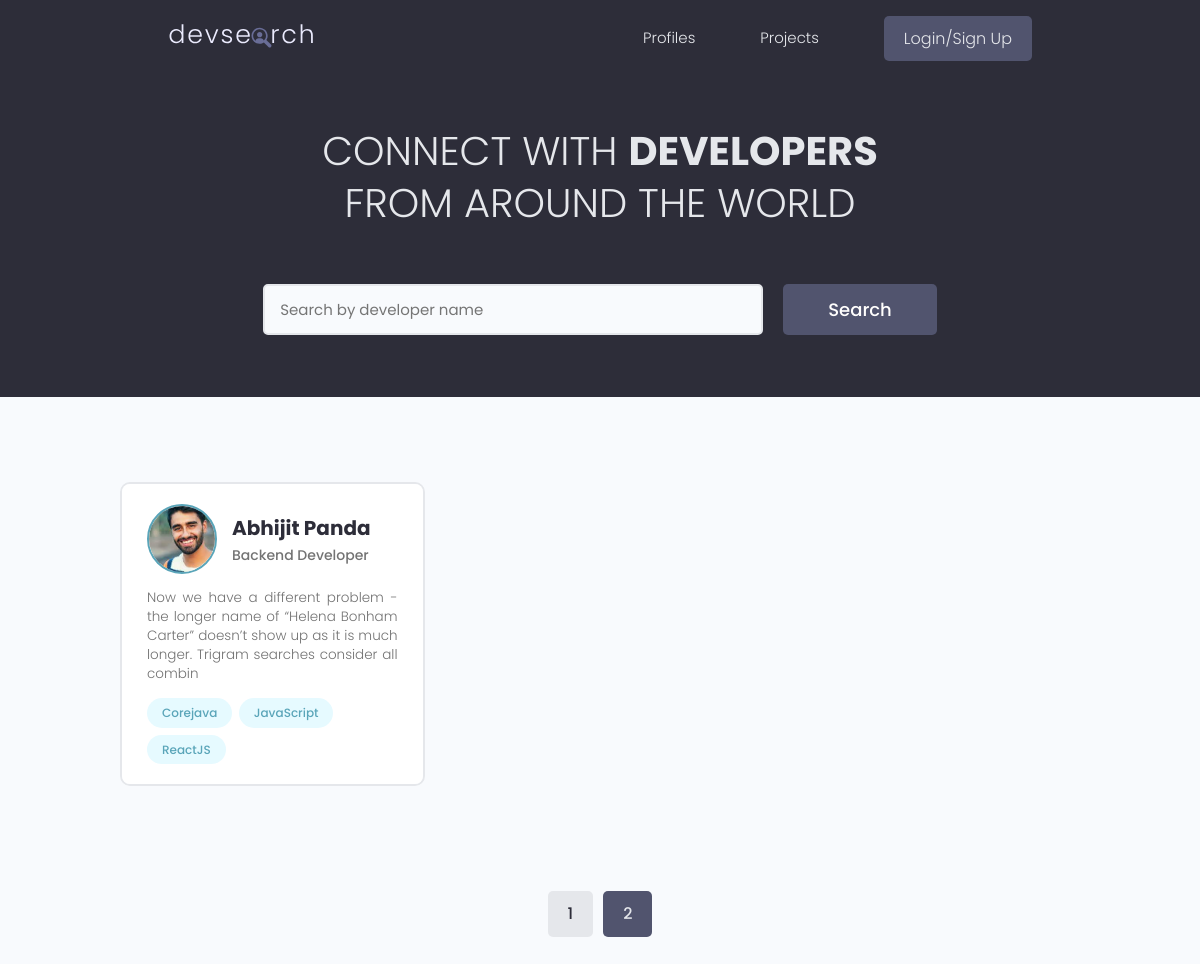
Before: /?page=2 with the older database file.
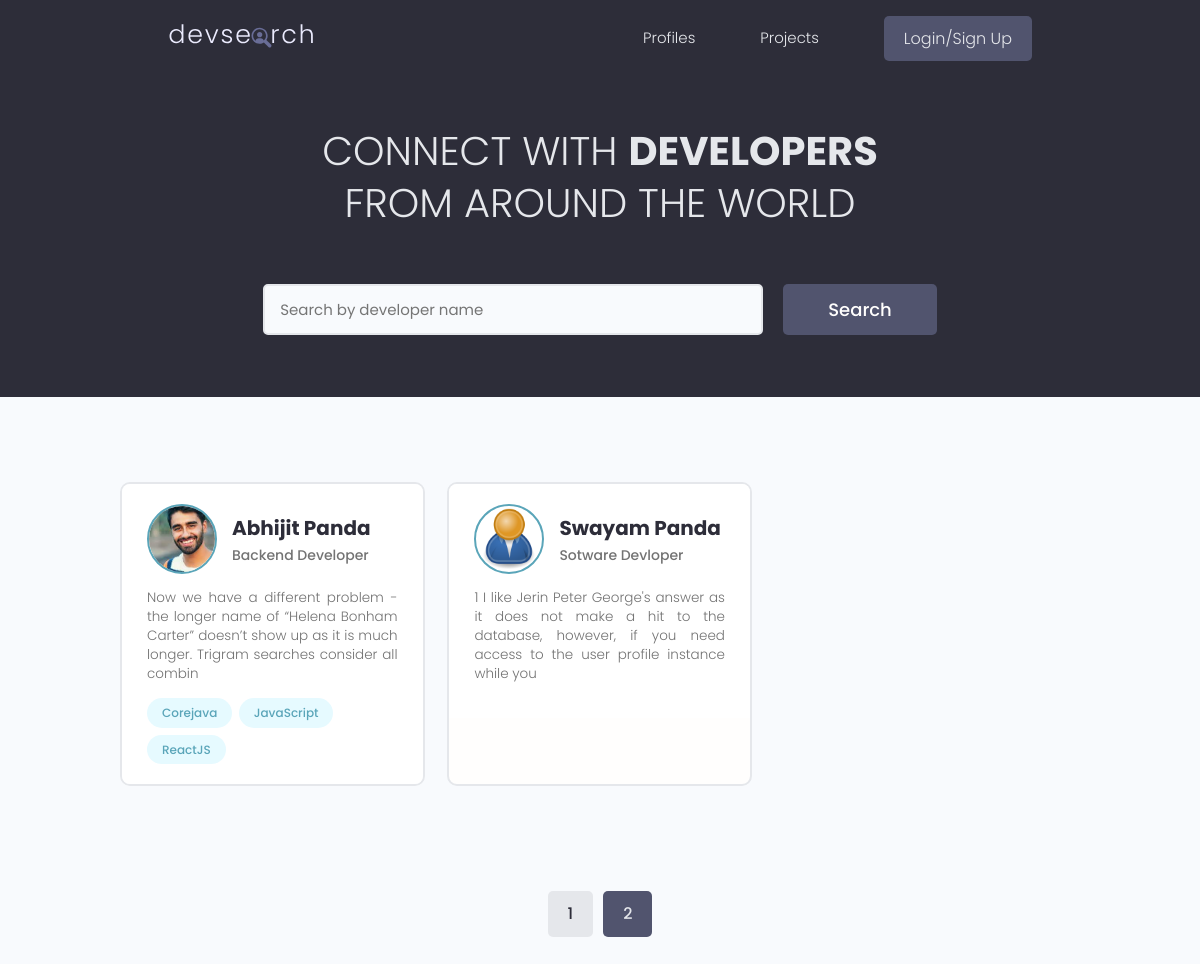
After: the same page with the newer database file.
### users/models.py (models this page shows, shortened)
class Profile(models.Model):
    user = models.OneToOneField(
        User, on_delete=models.CASCADE, null=True, blank=True)
    name = models.CharField(max_length=200, null=True, blank=True)
    email = models.EmailField(max_length=500, blank=True, null=True)
    username = models.CharField(max_length=200, blank=True, null=True)
    location = models.CharField(max_length=200, blank=True, null=True)
    short_intro = models.CharField(max_length=200, blank=True, null=True)
    bio = models.TextField(blank=True, null=True)
    profile_image = models.ImageField(
        null=True, blank=True, upload_to='profiles/', default="profiles/user-default.png")
    social_github = models.CharField(max_length=200, blank=True, null=True)
    social_twitter = models.CharField(max_length=200, blank=True, null=True)
    social_linkedin = models.CharField(max_length=200, blank=True, null=True)
    social_youtube = models.CharField(max_length=200, blank=True, null=True)
    social_website = models.CharField(max_length=200, blank=True, null=True)
    created = models.DateTimeField(auto_now_add=True)
    id = models.UUIDField(default=uuid.uuid4, unique=True,
                          primary_key=True, editable=False)
    class Meta:
        ordering = ['created']

class Skill(models.Model):
    owner = models.ForeignKey(
        Profile, on_delete=models.CASCADE, blank=True, null=True)
    name = models.CharField(max_length=200, blank=True, null=True)
    description = models.TextField(null=True, blank=True)
    created = models.DateTimeField(auto_now_add=True)
    id = models.UUIDField(default=uuid.uuid4, unique=True,
                          primary_key=True, editable=False)
    def __str__(self):
        return str(self.name)

### users/views.py (the view)
# urls.py: path('',  profiles, name="profiles"),
def profiles(request):
    profiles, search_query = searchProfiles(request)
    custom_range, profiles = paginateProfiles(request, profiles, 3)
    context = {'profiles': profiles, 'search_query': search_query,
               'custom_range': custom_range}
    return render(request, 'users/profiles.html', context)

### users/utils.py (called while the page is built)
def paginateProfiles(request, profiles, results):
    page = request.GET.get('page')
    paginator = Paginator(profiles, results)
    try:
        profiles = paginator.page(page)
    except PageNotAnInteger:
        page = 1
        profiles = paginator.page(page)
    except EmptyPage:
        page = paginator.num_pages
        profiles = paginator.page(page)
    leftIndex = (int(page) - 4)
    if leftIndex < 1:
        leftIndex = 1
    rightIndex = (int(page) + 5)
    if rightIndex > paginator.num_pages:
        rightIndex = paginator.num_pages + 1
    custom_range = range(leftIndex, rightIndex)
    return custom_range, profiles

def searchProfiles(request):
    search_query = ''
    if request.GET.get('search_query'):
        search_query = request.GET.get('search_query')
    skills = Skill.objects.filter(name__icontains=search_query)
    profiles = Profile.objects.distinct().filter(
        Q(name__icontains=search_query) |
        Q(short_intro__icontains=search_query) |
        Q(skill__in=skills)
    )
    return profiles, search_query

### users/templates/users/profiles.html (shortened to what this page needs)
{% extends 'main.html' %}
{% block content %}
<main class="home">
    <section class="hero-section text-center">
      <div class="container container--narrow">
        <div class="hero-section__box">
          <h2>CONNECT WITH <span>DEVELOPERS</span></h2>
          <h2>FROM AROUND THE WORLD</h2>
        </div>
        <div class="hero-section__search">
          <form id="searchForm" class="form" action="{% url 'profiles' %}" method="get">
            <div class="form__field">
              <input class="input input--text" id="formInput#search" type="text" name="search_query"
                value="{{search_query}}" placeholder="Search by developer name" />
            </div>
            <input class="btn btn--sub btn--lg" type="submit" value="Search" />
          </form>
        </div>
      </div>
    </section>
    <section class="devlist">
      <div class="container">
        <div class="grid grid--three">
      {% for profile in profiles %}
          <div class="column card">
              <div class="dev">
                  <a href="{% url 'user-profile' profile.id %}" class="card__body" style="background-color:rgb(255, 255, 255);">
                      <div class="dev__profile">
                          <img class="avatar avatar--md" src="{{ profile.profile_image.url }}" alt="image" />
                          <div class="dev__meta">
                              <h3>{{profile.name}}</h3>
                              <h5>{{profile.short_intro|slice:"60"}}</h5>
                          </div>
                      </div>
                      <p class="dev__info">{{profile.bio|slice:"150"}}</p>
                      <div class="dev__skills">
                          {% for skill in profile.skill_set.all|slice:"5" %}
                          <span class="tag tag--pill tag--main">
                              <small>{{skill}}</small>
                          </span>
                          {% endfor %}
                      </div>
                  </a>
              </div>
          </div>
      {% endfor %}
        </div>
      </div>
    </section>
    {% include 'pagination.html' with queryset=profiles custom_range=custom_range %}
  </main>
{% endblock %}

Changed rows visible on the page:
added Profile: profile_image (placeholder picture), name "Swayam Panda", short_intro "Sotware Devloper", bio "1 I like Jerin Peter George's answer as it does not make a hit to the database, however, if you need access to the user profile instance while you"
